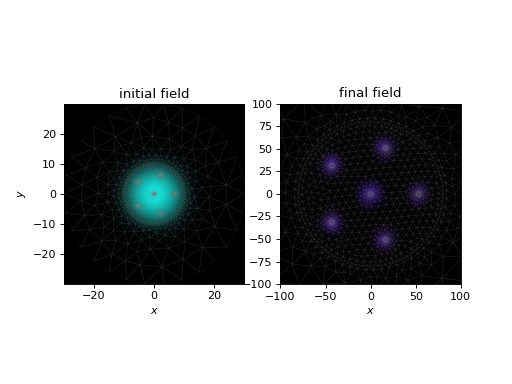

The Python source for this figure:
from cbeam.propagator import Propagator
from cbeam.waveguide import TestPhotonicLantern

# make the waveguide
wvg = TestPhotonicLantern()

wavelength = 1.55 # um
num_modes = 6 # assuming we're using the 6-port lantern from earlier
tag = "test"

# make the propagator
prop = Propagator(wavelength,wvg,num_modes)

# characterization - uncomment below if you haven't run this yet
# prop.characterize(save=True,tag=tag)

# just use the the following if you already ran the above
prop.load(tag)

# propagation

u0 = [1,0,0,0,0,0] # starting mode vector, corresponding to fundamental mode

zs,us,uf = prop.propagate(u0) # default behavior is to propagate through the entire waveguide

# get the fields and plot

input_field = prop.make_field(u0,0)
output_field = prop.make_field(us[:,-1],zs[-1])

import matplotlib.pyplot as plt
fig,axs = plt.subplots(1,2,)

prop.plot_cfield(input_field,z=0,ax=axs[0],show_mesh=True)
prop.plot_cfield(output_field,z=zs[-1],ax=axs[1],show_mesh=True)

# plot decoration
axs[0].set_title("initial field")
axs[1].set_title("final field")
axs[1].set_xlim(-100,100)
axs[1].set_ylim(-100,100)

# must manually call show() if you're plotting on a premade axis
plt.show()
